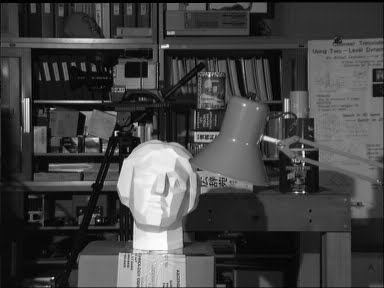
#> input picture Assignment3/imgs/Q1-Left.jpg, 384 x 288 px
$ jupyter execute Assignment3.ipynb
#> lines starting #> are read from the running program, lines starting #| are printed output that depends on the picture; long printed decimals are rounded
[cell 1]
import cv2
import numpy as np
from matplotlib import pyplot as plt

# Question 1

[cell 2]
image1 = cv2.imread('./imgs/Q1-Left.jpg', 0)
#> image1 is the input picture: shape (288, 384); min 0, max 255, mean 67.7
image2 = cv2.imread('./imgs/Q1-Right.jpg', 0)
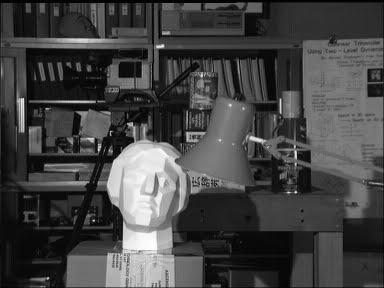
#> input picture Assignment3/imgs/Q1-Right.jpg, 384 x 288 px
#> image2 is the input picture: shape (288, 384); min 0, max 255, mean 68

sift = cv2.SIFT_create()

keypoint1, desc1 = sift.detectAndCompute(image1, None)
#> keypoint1 = 783 keypoints; strongest (x, y, size): (154, 178, 46.9), (167, 46, 2.7), (303, 153, 2), (26, 102, 5.7)
keypoint2, desc2 = sift.detectAndCompute(image2, None)
#> keypoint2 = 747 keypoints; strongest (x, y, size): (143, 178, 47.3), (162, 46, 2.9), (296, 156, 2), (295, 153, 2)

brute_force_matcher = cv2.BFMatcher(cv2.NORM_L2, crossCheck=True)
matches = brute_force_matcher.match(desc1, desc2)
#> matches = 455 matches

matches = sorted(matches, key=lambda x: x.distance)

top_matches = matches[:50]
#> top_matches = 50 matches

pts1 = np.float32([keypoint1[m.queryIdx].pt for m in top_matches])
#> pts1 = 50 pairs, first value 21.27 to 330.3, second value 5.28 to 236.3
pts2 = np.float32([keypoint2[m.trainIdx].pt for m in top_matches])
#> pts2 = 50 pairs, first value 16.06 to 322.2, second value 5.37 to 236.2

matched_img = cv2.drawMatches(image1, keypoint1, image2, keypoint2, top_matches, None, flags=cv2.DrawMatchesFlags_NOT_DRAW_SINGLE_POINTS)
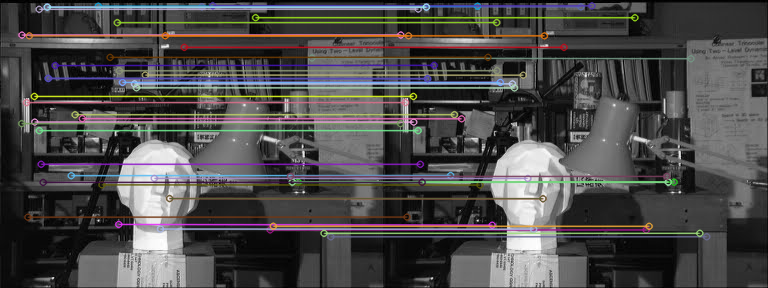
#> matched_img: shape (288, 768, 3); mean of channels 0, 1, 2 74.4, 74.6, 76.3; drawn as B, G, R

plt.figure(figsize=(12, 6))
plt.imshow(matched_img)
plt.axis('off')
plt.show()

[cell 3]
F, mask = cv2.findFundamentalMat(pts1, pts2, cv2.FM_RANSAC, confidence=0.99, ransacReprojThreshold=1)
#> F = [[1.22e-06, -0.000907, 0.177], [0.000918, -1.65e-05, 0.699], [-0.179, -0.702, 1]]; mask = 50 values from 1 to 1
F
#> Out has the same summary as F

[cell 4]
P1 = np.hstack((np.eye(3), np.zeros((3, 1))))

_, _, Vt = np.linalg.svd(F.T)
#> Vt = [[-0.114, -0.448, -0.886], [-0.216, -0.86, 0.463], [-0.97, 0.244, 0.00125]]
e2 = Vt[-1]
#> e2 = [-0.97, 0.244, 0.00125]
e2 = e2 / e2[2]
#> e2 = [-777.8, 195.9, 1]

def skew(x):
    return np.array([
        [0, -x[2], x[1]],
        [x[2], 0, -x[0]],
        [-x[1], x[0], 0]
    ])

P2 = np.hstack((skew(e2) @ F, e2.reshape(3, 1)))
#> P2 = [[-35.04, -137.6, 195.2, -777.8], [-139.1, -546.3, 778, 195.9], [-0.714, 0.191, -578.5, 1]]
P2
#> Out has the same summary as P2

[cell 5]
#inlier points F matrix
pts1_inlier = pts1[mask.ravel() == 1]
#> pts1_inlier has the same summary as pts1
pts2_inlier = pts2[mask.ravel() == 1]
#> pts2_inlier has the same summary as pts2

lines1 = cv2.computeCorrespondEpilines(pts2_inlier.reshape(-1, 1, 2), 2, F)
#> lines1 = 50 rows, first 8: [-0.0916, -0.996, 124.2], [-0.192, -0.981, 44.92], [-0.193, -0.981, 44.3], [-0.227, -0.974, 17.17], [-0.0805, -0.997, 132.8], [-0.117, -0.993, 104.5], [-0.123, -0.992, 99.46], [-0.126, -0.992, 97.12]
lines1 = lines1.reshape(-1, 3)

lines2 = cv2.computeCorrespondEpilines(pts1_inlier.reshape(-1, 1, 2), 1, F)
#> lines2 = 50 rows, first 8: [0.0918, 0.996, -123.7], [0.191, 0.982, -43.79], [0.192, 0.981, -43.21], [0.225, 0.974, -15.76], [0.0808, 0.997, -132.4], [0.117, 0.993, -103.8], [0.123, 0.992, -98.65], [0.127, 0.992, -95.86]
lines2 = lines2.reshape(-1, 3)

def draw_lines_on(img, lines, color):
#> called with lines = array of shape (50, 3), color = (0, 255, 0)
        h, w = img.shape[:2]
        for a, b, c in lines:
            #compute two points on the line:  x=0 and x=w
            if abs(b) > 1e-6:          #avoid division by zero
                y0 = int(-c / b)
                y1 = int(-(a * w + c) / b)
                cv2.line(img, (0, y0), (w, y1), color, 1)
            else:
                #vertical line: x = -c/a
                x = int(-c / a)
                cv2.line(img, (x, 0), (x, h), color, 1)
#> this loop made 50 passes
#> (a, b, c, y0, y1) on passes 1 to 8: (-0.0916, -0.996, 124.2, 124, 89), (-0.192, -0.981, 44.92, 45, -29), (-0.193, -0.981, 44.3, 45, -30), (-0.227, -0.974, 17.17, 17, -71), (-0.0805, -0.997, 132.8, 133, 102), (-0.117, -0.993, 104.5, 105, 59), (-0.123, -0.992, 99.46, 100, 52), (-0.126, -0.992, 97.12, 97, 48)
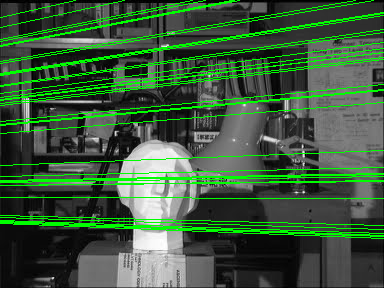
#> img: shape (288, 384, 3); mean B, G, R 60.3, 89.4, 60.3

img1_lines = cv2.cvtColor(image1.copy(), cv2.COLOR_GRAY2BGR)
img2_lines = cv2.cvtColor(image2.copy(), cv2.COLOR_GRAY2BGR)
draw_lines_on(img1_lines, lines1, (0, 255, 0))
draw_lines_on(img2_lines, lines2, (0, 255, 0))
#> the loop in draw_lines_on (call 2), `for a, b, c in lines:` made 50 passes
#> (a, b, c, y0, y1) on passes 1 to 8: (0.0918, 0.996, -123.7, 124, 88), (0.191, 0.982, -43.79, 44, -30), (0.192, 0.981, -43.21, 44, -30), (0.225, 0.974, -15.76, 16, -72), (0.0808, 0.997, -132.4, 132, 101), (0.117, 0.993, -103.8, 104, 59), (0.123, 0.992, -98.65, 99, 51), (0.127, 0.992, -95.86, 96, 47)

combined = np.hstack((img1_lines, img2_lines))
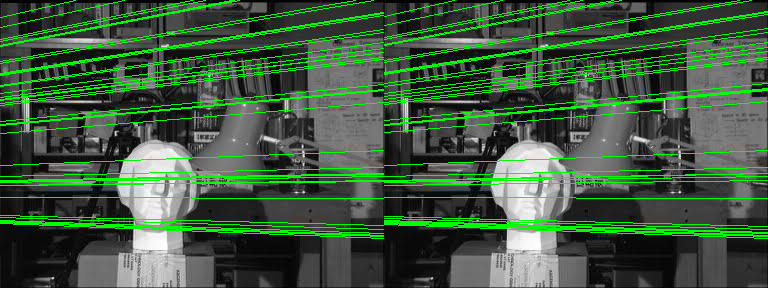
#> combined: shape (288, 768, 3); mean B, G, R 60.6, 89.6, 60.6
plt.figure(figsize=(12, 6))
plt.imshow(combined[..., ::-1])
plt.title('Epipolar Lines')
plt.axis('off')
plt.show()

[cell 6]
image1 = cv2.imread('./imgs/Q1-Left.jpg', 0)
image2 = cv2.imread('./imgs/Q1-Right.jpg', 0)

sift = cv2.SIFT_create()
keypoint1, desc1 = sift.detectAndCompute(image1, None)
keypoint2, desc2 = sift.detectAndCompute(image2, None)

brute_force_matcher = cv2.BFMatcher(cv2.NORM_L2, crossCheck=True)
matches = brute_force_matcher.match(desc1, desc2)
matches = sorted(matches, key=lambda x: x.distance)
top_matches = matches[:220]
#> top_matches = 220 matches

pts1 = np.float32([keypoint1[m.queryIdx].pt for m in top_matches])
#> pts1 = 220 pairs, first value 17.21 to 374.2, second value 3.53 to 279.1
pts2 = np.float32([keypoint2[m.trainIdx].pt for m in top_matches])
#> pts2 = 220 pairs, first value 11.73 to 369.1, second value 3.52 to 279.3

F, mask = cv2.findFundamentalMat(pts1, pts2, cv2.FM_RANSAC,
                                 ransacReprojThreshold=1, confidence=0.99)
#> F = [[-7.67e-06, -0.00216, 0.255], [0.00211, 4.94e-06, 1.24], [-0.254, -1.25, 1]]; mask = 220 values, max 1 at index 0, min 0 at index 12, mean 0.909
pts1_inlier = pts1[mask.ravel()==1]
#> pts1_inlier = 200 pairs, first value 17.21 to 374.2, second value 3.53 to 279.1
pts2_inlier = pts2[mask.ravel()==1]
#> pts2_inlier = 200 pairs, first value 11.73 to 369.1, second value 3.52 to 279.3

P1 = np.hstack([np.eye(3), np.zeros((3,1))])

_, _, Vt = np.linalg.svd(F.T)
#> Vt = [[0.113, 0.548, 0.829], [-0.165, -0.812, 0.56], [-0.98, 0.2, 0.0017]]
e2 = Vt[-1]
#> e2 = [-0.98, 0.2, 0.0017]
e2 /= e2[2]
#> e2 = [-576.5, 117.8, 1]

def skew(x):
    return np.array([[0,-x[2],x[1]], [x[2],0,-x[0]], [-x[1],x[0],0]])

P2 = np.hstack([skew(e2) @ F, e2.reshape(3,1)])
#> P2 = [[-29.88, -146.9, 116.6, -576.5], [-146.2, -718.9, 576.8, 117.8], [-1.22, 0.252, -744.4, 1]]

pts1_h = pts1_inlier.T.astype(float)
pts2_h = pts2_inlier.T.astype(float)

points_4D = cv2.triangulatePoints(P1, P2, pts1_h, pts2_h)
points_3D = (points_4D[:3] / points_4D[3]).T
#> points_3D = 200 rows, first 8: [6.28, 22.31, 0.183], [0.831, 0.0256, 0.00413], [0.871, 0.164, 0.00746], [0.925, 0.128, 0.0198], [4.43, 14.85, 0.114], [139.4, 544.8, 5.34], [2.94, 8.31, 0.0866], [0.853, 0.158, 0.00274]
depth_vals = points_3D[:, 2]
#> depth_vals = 200 values, max 5.34 at index 5, min -0.434 at index 190, mean 0.0496

mask_valid = (depth_vals > 0)
depth_vals = depth_vals[mask_valid]
#> depth_vals = 190 values, max 5.34 at index 5, min 0.00226 at index 86, mean 0.0593
pts_filtered = pts1_inlier[mask_valid]
#> pts_filtered = 190 pairs, first value 17.21 to 374.2, second value 3.53 to 264.3

lower, upper = np.percentile(depth_vals, [1, 99])
#> lower = 0.00231; upper = 0.499
mask_percentile = (depth_vals >= lower) & (depth_vals <= upper)
depth_filtered = depth_vals[mask_percentile]
#> depth_filtered = 186 values, max 0.343 at index 39, min 0.00231 at index 146, mean 0.0224
pts_filtered = pts_filtered[mask_percentile]
#> pts_filtered = 186 pairs, first value 17.21 to 369.2, second value 3.53 to 264.3

depth_norm = cv2.normalize(depth_filtered, None, 0, 255, cv2.NORM_MINMAX).astype(np.uint8)
#> depth_norm = 186 values, max 254 at index 39, min 0 at index 6, mean 14.55

#output_img = cv2.cvtColor(image1.copy(), cv2.COLOR_GRAY2BGR)
output_img = cv2.cvtColor(np.zeros_like(image1), cv2.COLOR_GRAY2BGR)
#> output_img: shape (288, 384, 3); every value is 0

xs = np.round(pts_filtered[:, 0]).astype(int)
#> xs = 186 values, max 369 at index 171, min 17 at index 180, mean 137.7
ys = np.round(pts_filtered[:, 1]).astype(int)
#> ys = 186 values, max 264 at index 108, min 4 at index 74, mean 111.5

for x, y, v in zip(xs, ys, depth_norm):
    gray_val = int(v.item()) + 20
    if 0 <= x < output_img.shape[1] and 0 <= y < output_img.shape[0]:
        cv2.circle(output_img, (x, y), radius=5, color=(gray_val,gray_val,gray_val), thickness=-1)
#> this loop made 186 passes
#> (x, y, v, gray_val) on passes 1 to 3: (34, 122, [135], 155), (201, 6, [1], 21), (117, 22, [3], 23)
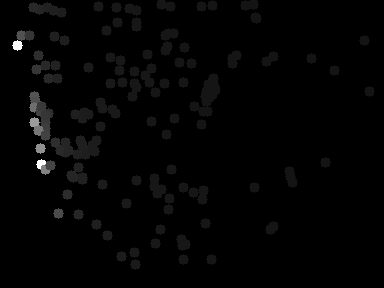
#> output_img: shape (288, 384, 3); min 0, max 255, mean 3.6

plt.figure(figsize=(8, 8))
plt.imshow(cv2.cvtColor(output_img, cv2.COLOR_BGR2RGB))
plt.axis('off')
plt.title("Depth")
plt.show()

# Question 2

[cell 7]
img = cv2.imread('./imgs/image2.jpg', cv2.IMREAD_REDUCED_COLOR_4)
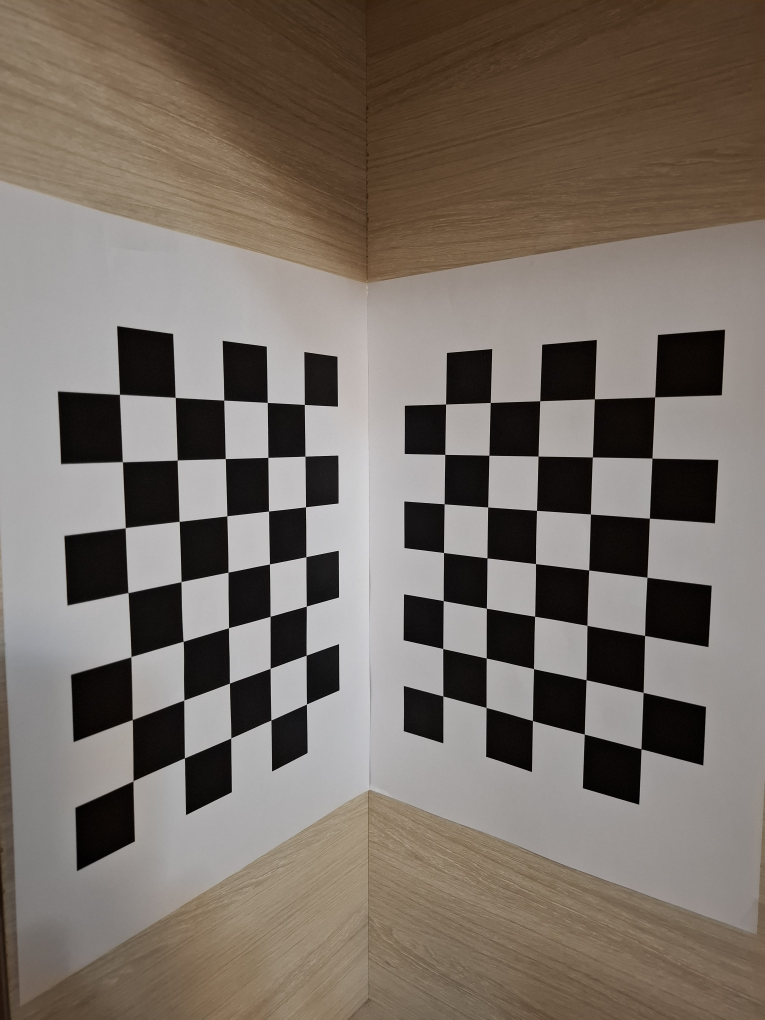
#> input picture Assignment3/imgs/image2.jpg, 765 x 1020 px
#> img is the input picture: shape (1020, 765, 3); mean B, G, R 102.4, 111, 120.7
gray = cv2.cvtColor(img, cv2.COLOR_BGR2GRAY)

square_size = 2.65 #cm
pattern_size = (7, 5)

[cell 8]
plt.imshow(gray[:, 390:], cmap='gray')

[cell 9]
plt.imshow(gray[:, 20:370], cmap='gray')

[cell 10]
roi_plane1 = gray[:, 20:370]
roi_plane2 = gray[:, 390:]
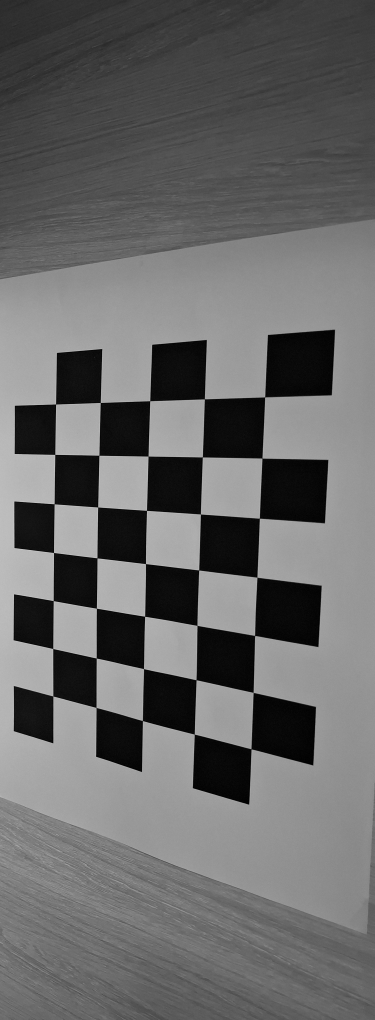
#> roi_plane2: shape (1020, 375); min 0, max 196, mean 103.9

objpoints = []  #3D points in real world
imgpoints = []  #2D points in image

#plane 1
ret1, corners1 = cv2.findChessboardCorners(roi_plane1, pattern_size, None)
#> ret1 = True; corners1 = 35 rows, first 8: [113.1, 780.8], [112.3, 719.6], [110.8, 656.7], [108, 592.6], [105.3, 527.7], [102.4, 461.7], [99.45, 394.4], [164.4, 757.9]
corners1 = cv2.cornerSubPix(roi_plane1, corners1, (11,11), (-1,-1), (cv2.TERM_CRITERIA_EPS + cv2.TERM_CRITERIA_MAX_ITER, 30, 0.001))
#> corners1 = 35 rows, first 8: [113.1, 780.8], [112.3, 719.5], [110.9, 656.6], [108, 592.6], [105.3, 527.7], [102.4, 461.7], [99.44, 394.4], [164.4, 757.8]

corners1[:,0,0] += 20 #x offset
corners1[:,0,1] += 0  #y offset

imgpoints.append(corners1)

#3D object points for plane 1 (z=0)
objp1 = np.zeros((pattern_size[0]*pattern_size[1], 3), np.float32)
objp1[:, :2] = np.mgrid[0:pattern_size[0], 0:pattern_size[1]].T.reshape(-1,2)
objp1 *= square_size
objpoints.append(objp1)

cv2.drawChessboardCorners(img, pattern_size, corners1, ret1)

#plane 2
ret2, corners2 = cv2.findChessboardCorners(roi_plane2, pattern_size, None)
#> ret2 = True; corners2 = 35 rows, first 8: [264.6, 396.8], [261.9, 458.2], [259.4, 518.2], [256.9, 577.2], [254.6, 635.5], [253.2, 692.4], [251, 748.8], [204.4, 398.8]
corners2 = cv2.cornerSubPix(roi_plane2, corners2, (11,11), (-1,-1), (cv2.TERM_CRITERIA_EPS + cv2.TERM_CRITERIA_MAX_ITER, 30, 0.001))
#> corners2 = 35 rows, first 8: [264.6, 396.9], [261.9, 458.1], [259.4, 518.2], [256.8, 577.2], [254.6, 635.4], [253.2, 692.4], [251, 748.8], [204.4, 398.8]

corners2[:,0,0] += 390 #x offset
corners2[:,0,1] += 0   #y offset

imgpoints.append(corners2)

#3D object points for plane 2 (x=0)
objp2 = np.zeros((pattern_size[0]*pattern_size[1], 3), np.float32)
objp2[:, [1,2]] = np.mgrid[0:pattern_size[0], 0:pattern_size[1]].T.reshape(-1,2)
objp2 *= square_size
objpoints.append(objp2)

cv2.drawChessboardCorners(img, pattern_size, corners2, ret2)

plt.figure(figsize=(8,8))
plt.imshow(cv2.cvtColor(img, cv2.COLOR_BGR2RGB))
plt.title('Detected Chessboard Corners')
plt.axis('off')
plt.show()

[cell 11]
h, w = gray.shape[:2]

K_init = np.array([
    [w, 0, w / 2],
    [0, w, h / 2],
    [0, 0, 1]
], dtype=np.float64)

dist_init = np.zeros((5, 1)) #assume no distortion initially

ret, K, dist, rvecs, tvecs = cv2.calibrateCamera(objpoints, imgpoints, gray.shape[::-1], K_init, dist_init, flags=cv2.CALIB_USE_INTRINSIC_GUESS)
#> ret = 0.363; K = [[742.9, 0, 385.2], [0, 730.2, 522.4], [0, 0, 1]]; dist = [0.356, -2, 0.00454, 0.00305, 4.15]; rvecs = ([0.834, -0.657, -1.49], [0.112, -0.908, -0.0537]); tvecs = ([-10.32, 10.73, 31.21], [11.48, -5.47, 32.42])


print('Reprojection RMS error:')
print(ret)
#| 0.3627

print('\nCamera intrinsic matrix K:')
print(K)
#| [[742.913   0.         385.234]
#|  [  0.         730.208 522.410]
#|  [  0.           0.           1.        ]]

print('\nDistortion coefficients:')
print(dist)
#| [[ 3.56079766e-01]
#|  [-1.99594460e+00]
#|  [ 4.53707775e-03]
#|  [ 3.04904083e-03]
#|  [ 4.14715883e+00]]

print('\nRotations:')
print(rvecs)
#| (array([[ 0.8336],
#|        [-0.6567],
#|        [-1.493]]), array([[ 0.1125],
#|        [-0.9077],
#|        [-0.05371]]))

print('\nTranslations:')
print(tvecs)
#| (array([[-10.321],
#|        [ 10.727],
#|        [ 31.214]]), array([[11.479],
#|        [-5.467],
#|        [32.420 ]]))

[cell 12]
R1, _ = cv2.Rodrigues(rvecs[0])
#> R1 = [[0.00232, 0.582, -0.813], [-0.993, -0.0965, -0.0719], [-0.12, 0.807, 0.578]]
R2, _ = cv2.Rodrigues(rvecs[1])
#> R2 = [[0.615, -0.00106, -0.789], [-0.0941, 0.993, -0.0747], [0.783, 0.12, 0.61]]

t1 = tvecs[0]
#> t1 = [-10.32, 10.73, 31.21]
t2 = tvecs[1]
#> t2 = [11.48, -5.47, 32.42]

Rt1 = np.hstack((R1, t1))
#> Rt1 = [[0.00232, 0.582, -0.813, -10.32], [-0.993, -0.0965, -0.0719, 10.73], [-0.12, 0.807, 0.578, 31.21]]
Rt2 = np.hstack((R2, t2))
#> Rt2 = [[0.615, -0.00106, -0.789, 11.48], [-0.0941, 0.993, -0.0747, -5.47], [0.783, 0.12, 0.61, 32.42]]

print('[R|t]1:')
print(Rt1)
#| [[ 2.31964963e-03  5.82268777e-01 -8.12993045e-01 -1.03206248e+01]
#|  [-9.92733155e-01 -9.64742703e-02 -7.19277352e-02  1.07274360e+01]
#|  [-1.20314185e-01  8.07251997e-01  5.77813733e-01  3.12143715e+01]]
print('\n[R|t]2:')
print(Rt2)
#| [[ 6.14731145e-01 -1.06240369e-03 -7.88736008e-01  1.14785362e+01]
#|  [-9.40771646e-02  9.92761502e-01 -7.46598051e-02 -5.46696708e+00]
#|  [ 7.83106063e-01  1.20097755e-01  6.10181467e-01  3.24204032e+01]]

[cell 13]
P1 = K @ Rt1
#> P1 = [[-44.63, 743.6, -381.4, 4357.5], [-787.8, 351.3, 249.3, 24140], [-0.12, 0.807, 0.578, 31.21]]
P2 = K @ Rt2
#> P2 = [[758.4, 45.48, -350.9, 21017], [340.4, 787.7, 264.2, 12944.7], [0.783, 0.12, 0.61, 32.42]]

print("Projection matrix P1:\n", P1)
#| Projection matrix P1:
#|  [[-4.46258361e+01  7.43556106e+02 -3.81389538e+02  4.35751554e+03]
#|  [-7.87754874e+02  3.51270351e+02  2.49333550e+02  2.41399616e+04]
#|  [-1.20314185e-01  8.07251997e-01  5.77813733e-01  3.12143715e+01]]
print("Projection matrix P2:\n", P2)
#| Projection matrix P2:
#|  [[ 7.58370984e+02  4.54764841e+01 -3.50899512e+02  2.10170009e+04]
#|  [ 3.40406656e+02  7.87662509e+02  2.64247804e+02  1.29447248e+04]
#|  [ 7.83106063e-01  1.20097755e-01  6.10181467e-01  3.24204032e+01]]

[cell 14]
total_error = 0

for i in range(len(objpoints)):
    imgpoints_proj, _ = cv2.projectPoints(objpoints[i], rvecs[i], tvecs[i], K, dist)

    error = cv2.norm(imgpoints[i], imgpoints_proj, cv2.NORM_L2) / len(imgpoints_proj)
    print(f'Plane {i+1} reprojection error: {error:.4f} pixels')
    total_error += error
#> this loop made 2 passes
#> (error, total_error) on passes 1 to 2: (0.0767, 0.0767), (0.0405, 0.117)
#> (printed output is left out)
#> after the loop, total_error = 0.117

print(f'\nMean reprojection error: {total_error / len(objpoints):.4f} pixels')
#| Mean reprojection error: 0.0586 pixels

[cell 15]
vis1 = img.copy()
plane_id = 0

proj_points, _ = cv2.projectPoints(objpoints[plane_id], rvecs[plane_id], tvecs[plane_id], K, dist)
#> proj_points = 35 rows, first 8: [133.3, 781], [131.7, 719], [129.6, 656.3], [127.5, 592.6], [125.2, 527.9], [122.6, 461.9], [119.9, 394.5], [185.3, 757.8]

for i in range(0, len(proj_points)):
    p_orig = tuple(imgpoints[plane_id][i][0].astype(int))
    p_proj = tuple(proj_points[i][0].astype(int))

    cv2.circle(vis1, p_orig, 5, (255, 0, 0), -1) #original (red)
    cv2.circle(vis1, p_proj, 5, (0, 255, 255), -1) #projected (yellow)
    cv2.line(vis1, p_orig, p_proj, (255, 255, 0), 1)
#> this loop made 35 passes
#> p_proj on passes 4, 5, 6, 7, 11, 12, 13, 14: (127, 592), (125, 527), (122, 461), (119, 394), (181, 581), (179, 521), (177, 460), (175, 397)
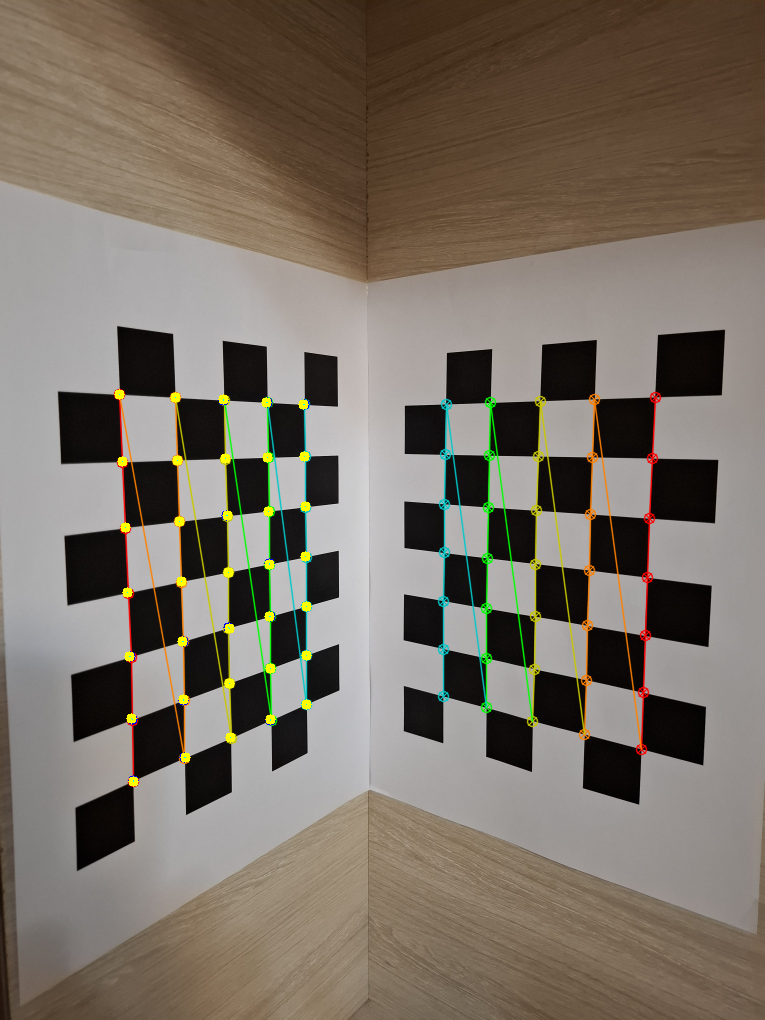
#> vis1: shape (1020, 765, 3); mean B, G, R 101.3, 112.4, 121.7


vis2 = img.copy()
plane_id = 1

proj_points, _ = cv2.projectPoints(objpoints[plane_id], rvecs[plane_id], tvecs[plane_id], K, dist)
#> proj_points = 35 rows, first 8: [654.7, 396.9], [651.9, 458.1], [649.3, 518.2], [647, 577.2], [644.8, 635.2], [642.8, 692.5], [641, 749], [594.5, 398.8]

for i in range(0, len(proj_points)):
    p_orig = tuple(imgpoints[plane_id][i][0].astype(int))
    p_proj = tuple(proj_points[i][0].astype(int))

    cv2.circle(vis2, p_orig, 5, (0, 0, 255), -1) #original (red)
    cv2.circle(vis2, p_proj, 5, (0, 255, 255), -1) #projected (yellow)
    cv2.line(vis2, p_orig, p_proj, (0, 255, 0), 1)
#> this loop made 35 passes
#> p_proj on passes 1, 2, 3, 4, 5, 8, 9, 15: (654, 396), (651, 458), (649, 518), (646, 577), (644, 635), (594, 398), (592, 456), (539, 400)
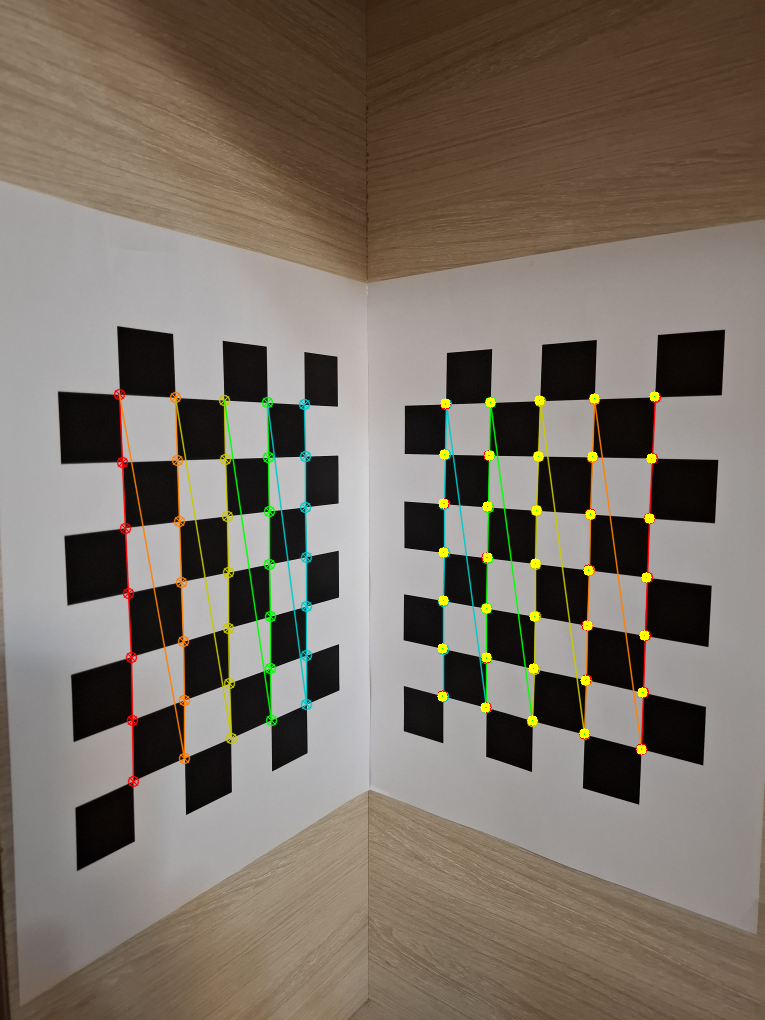
#> vis2: shape (1020, 765, 3); mean B, G, R 101.2, 112.5, 121.7


plt.figure(figsize=(8,16))
plt.subplot(1,2,1)
plt.title('Reprojected points in Plane 1')
plt.imshow(cv2.cvtColor(vis1, cv2.COLOR_BGR2RGB))
plt.axis('off')

plt.subplot(1,2,2)
plt.title('Reprojected points in Plane 2')
plt.imshow(cv2.cvtColor(vis2, cv2.COLOR_BGR2RGB))
plt.axis('off')
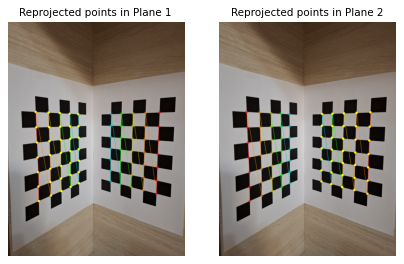
#> figure drawn by matplotlib, 2 panels
